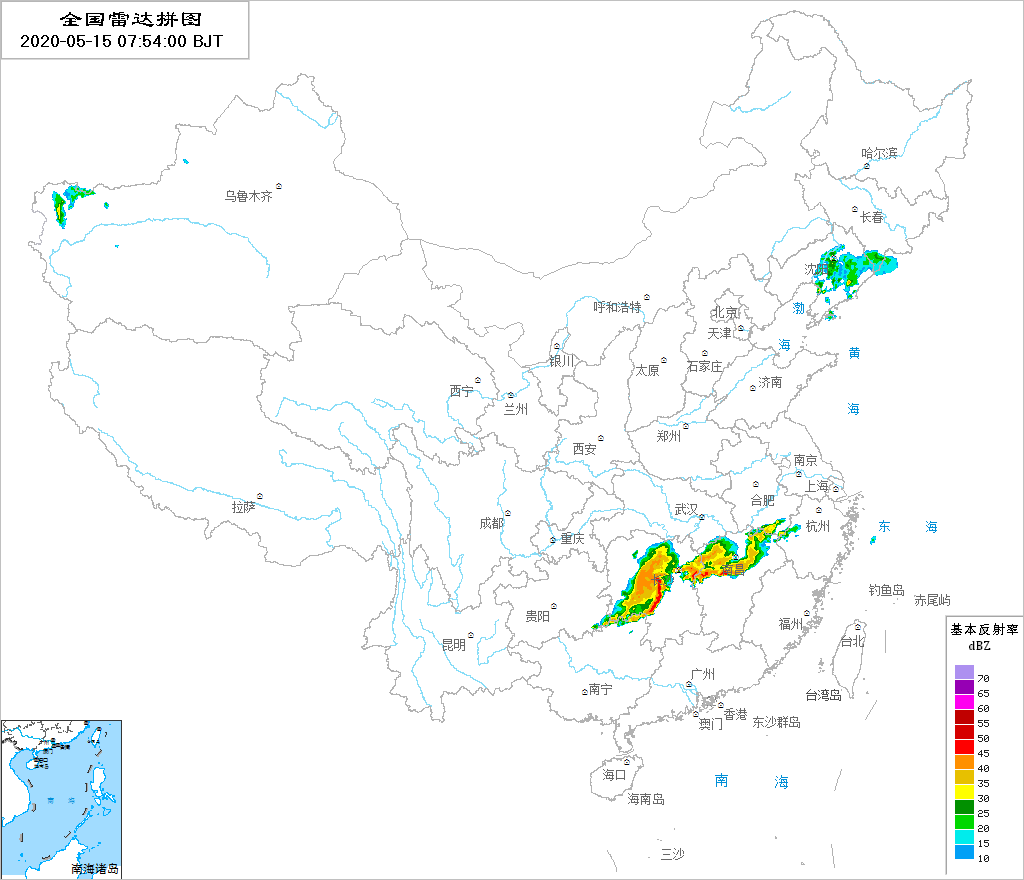
#> input picture radar_1_30/00001.png, 1024 x 880 px, found by its file name
$ python test.py
#> lines starting #> are read from the running program, lines starting #| are printed output that depends on the picture
# coding: utf-8
from PIL import Image
import matplotlib.pyplot as plt
import os
import os.path
import numpy as np

img = Image.open(r'C:\Users\hp\PycharmProjects\pythonProject\dataset\radar_1_30\00001.png')
#> img is the input picture: PIL image 1024x880 RGB; mean R, G, B 246.8, 249.3, 248.8
print(img.format, img.size, img.mode)
#| PNG (1024, 880) RGB
# plt.figure("1")
# plt.imshow(img)
# plt.show()
box1 = (500, 400, 900, 800)  # 设置左、上、右、下的像素
image1 = img.crop(box1)  # 图像裁剪
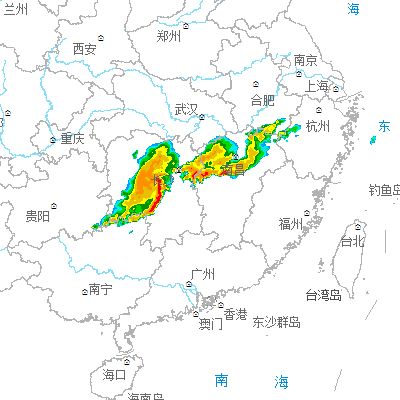
#> image1: PIL image 400x400 RGB; mean R, G, B 242.2, 245.6, 240.4
plt.figure("2")
plt.axis('off')
plt.imshow(image1)
plt.show()
